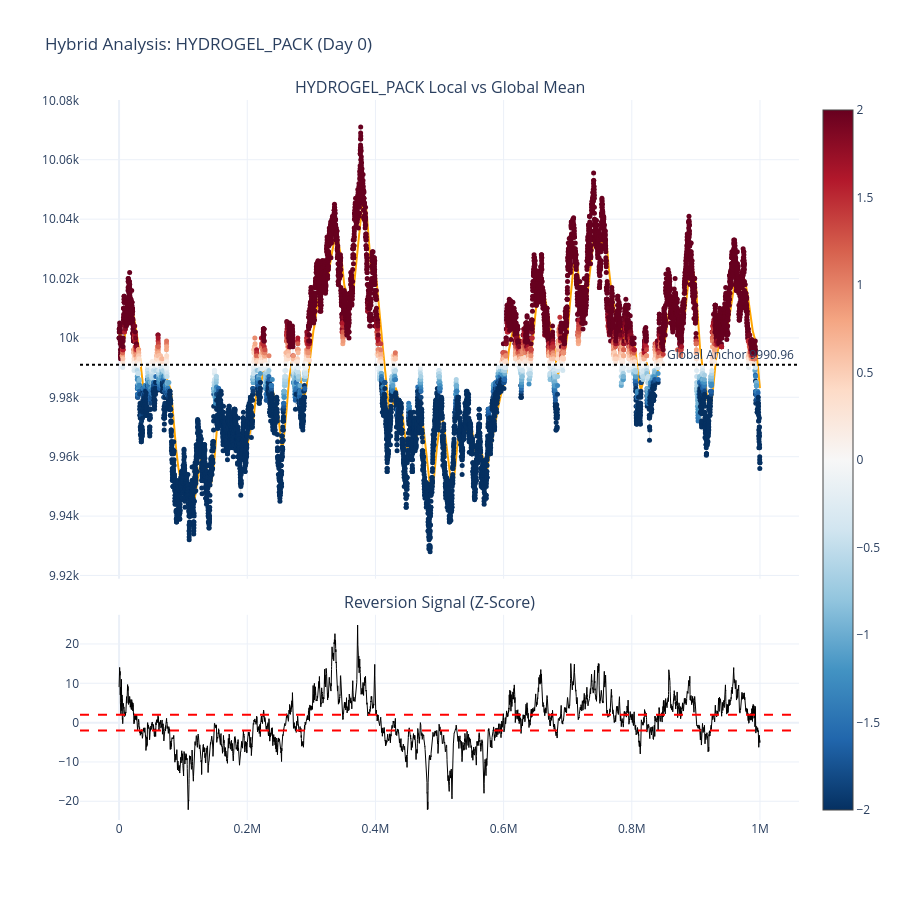
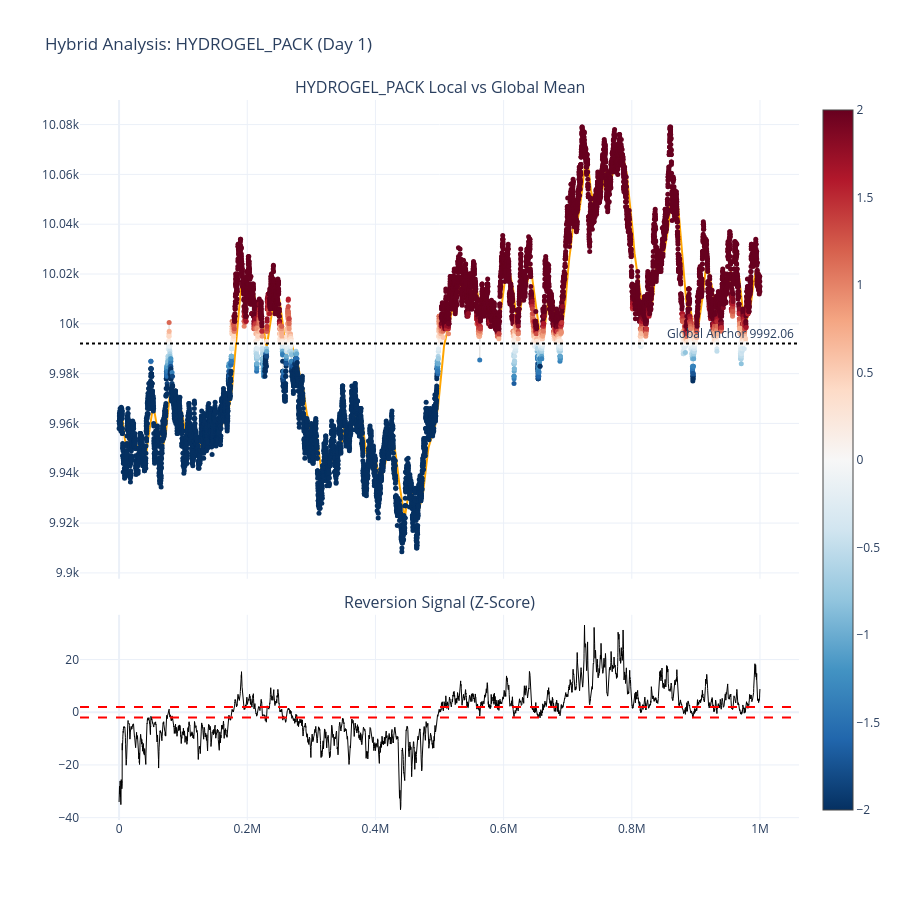
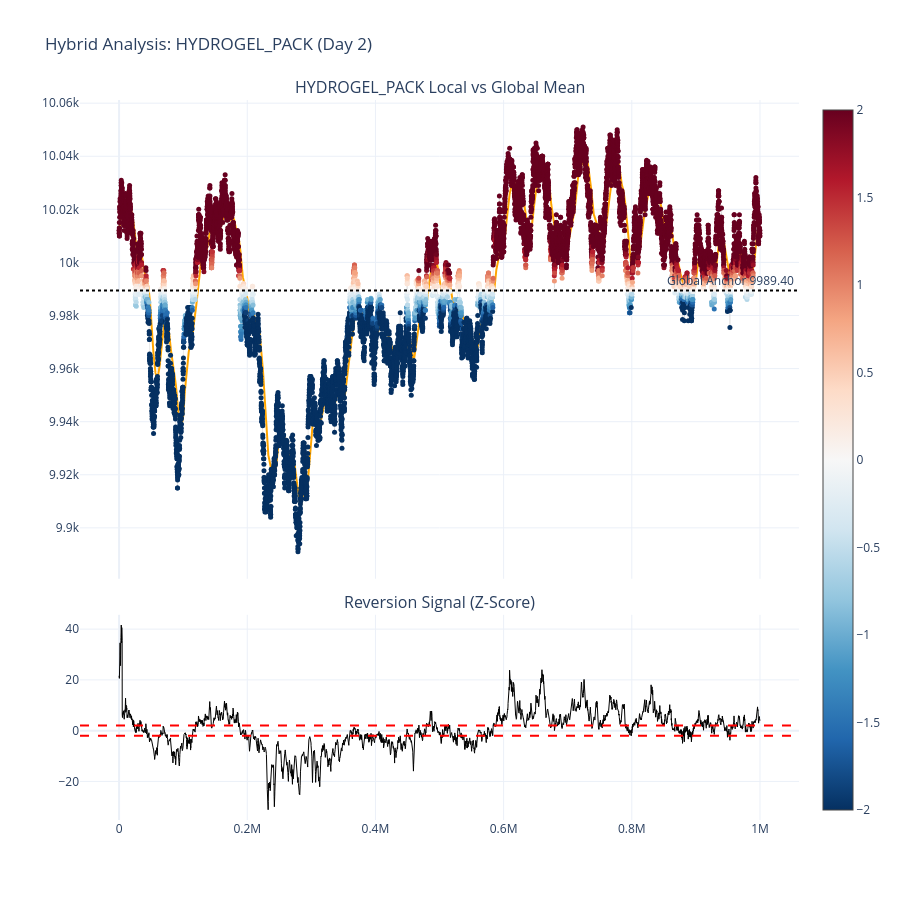

The cell these charts' notebook holds for them, in order:
### Code cell
import pandas as pd
import numpy as np
import plotly.graph_objects as go
from plotly.subplots import make_subplots

# --- Configuration ---
# Kalman Gain Control: 
# Increase R to make the Local Mean "stiffer" (slower to move)
# Increase Q to make the Local Mean "faster" (track spikes more closely)
Q_PROCESS = 1e-5 
R_MEASURE = 0.05 

WINDOW = 50      # For volatility calculation
Z_THRESHOLD = 2.0
products = ["HYDROGEL_PACK"]

def apply_kalman_local_mean(series, q=1e-5, r=0.01, global_mean=10000):
    """Tracks the 'Local' consensus price, ignoring micro-noise."""
    means = []
    curr_est = series.iloc[0] if not series.empty else global_mean
    error_est = 1.0
    for val in series:
        # Prediction step
        error_est += q
        # Update step
        kalman_gain = error_est / (error_est + r)
        curr_est = curr_est + kalman_gain * (val - curr_est)
        error_est = (1 - kalman_gain) * error_est
        means.append(curr_est)
    return pd.Series(means, index=series.index)

for day in [1, 2, 3]:
    subset = df_total[(df_total['product'].isin(products)) & (df_total['day'] == day)].copy()
    if subset.empty: continue
    
    # Cleaning
    subset['mid_price'] = subset['mid_price'].replace(0, np.nan).ffill()
    
    for product in products:
        prod_data = subset[subset['product'] == product].copy().sort_values('timestamp')

        global_mean = prod_data['mid_price'].mean() # Could also be a fixed value like 10k
        
        # 1. Local Anchor (The Kalman Filter)
        # This captures the "smaller mean reversions" around spikes
        prod_data['local_mean'] = apply_kalman_local_mean(prod_data['mid_price'], Q_PROCESS, R_MEASURE, global_mean)
        
        # 2. Volatility (Standard Deviation around the Local Mean)
        # We use a floor (1e-2) to prevent the Z-score from exploding in flat markets
        prod_data['rolling_std'] = prod_data['mid_price'].rolling(window=WINDOW).std().replace(0, np.nan).ffill().fillna(1.0)
        
        # 3. The Signal: Deviation from Local Mean
        prod_data['z_score'] = (prod_data['mid_price'] - global_mean) / prod_data['rolling_std']
        
        # 4. Global Bias: How far is our "Local Consensus" from the 10k "True North"?
        prod_data['global_bias'] = prod_data['local_mean'] - global_mean

        # --- Visualization ---
        fig = make_subplots(
            rows=2, cols=1, shared_xaxes=True, 
            vertical_spacing=0.05, row_heights=[0.7, 0.3],
            subplot_titles=(f"{product} Local vs Global Mean", "Reversion Signal (Z-Score)")
        )

        # Main Plot: Price & Means
        fig.add_trace(go.Scatter(x=prod_data['timestamp'], y=prod_data['mid_price'], 
                                 line=dict(color='rgba(200,200,200,0.4)', width=1), name='Market Price'), row=1, col=1)
        
        # Global  Anchor
        fig.add_hline(y=global_mean, line_dash="dot", line_color="black", annotation_text=f"Global Anchor {global_mean:.2f} ", row=1, col=1)
        
        # Local Kalman Mean
        fig.add_trace(go.Scatter(x=prod_data['timestamp'], y=prod_data['local_mean'], 
                                 line=dict(color='orange', width=2), name='Local Mean (Kalman)'), row=1, col=1)

        # Heatmap Markers
        fig.add_trace(go.Scatter(
            x=prod_data['timestamp'], y=prod_data['mid_price'],
            mode='markers', name='Trade Signal',
            marker=dict(
                size=5, color=prod_data['z_score'], colorscale='RdBu', reversescale=True,
                cmid=0, cmin=-Z_THRESHOLD, cmax=Z_THRESHOLD, showscale=True
            )
        ), row=1, col=1)

        # Z-Score Subplot
        fig.add_trace(go.Scatter(x=prod_data['timestamp'], y=prod_data['z_score'], 
                                 line=dict(color='black', width=1), name='Z-Score'), row=2, col=1)
        
        for v in [Z_THRESHOLD, -Z_THRESHOLD]:
            fig.add_hline(y=v, line_dash="dash", line_color="red", row=2, col=1)

        fig.update_layout(height=900, template='plotly_white', title_text=f"Hybrid Analysis: {product} (Day {day})", showlegend=False)
        fig.show()

### Figure 1 — Plotly figure (JSON) as saved in the notebook; plotly's stock layout.template omitted (floating-point values rounded to 4 significant figures; data arrays with more than 128 entries replaced by an {"elided": "..."} marker saying what was removed)
{"data": [{"line": {"color": "rgba(200,200,200,0.4)", "width": 1}, "name": "Market Price", "type": "scatter", "x": {"elided": "10000 int values"}, "xaxis": "x", "y": {"elided": "10000 float values"}, "yaxis": "y"}, {"line": {"color": "orange", "width": 2}, "name": "Local Mean (Kalman)", "type": "scatter", "x": {"elided": "10000 int values"}, "xaxis": "x", "y": {"elided": "10000 float values"}, "yaxis": "y"}, {"marker": {"cmax": 2, "cmid": 0, "cmin": -2, "color": {"elided": "10000 float values"}, "colorscale": [[0, "rgb(103,0,31)"], [0.1, "rgb(178,24,43)"], [0.2, "rgb(214,96,77)"], [0.3, "rgb(244,165,130)"], [0.4, "rgb(253,219,199)"], [0.5, "rgb(247,247,247)"], [0.6, "rgb(209,229,240)"], [0.7, "rgb(146,197,222)"], [0.8, "rgb(67,147,195)"], [0.9, "rgb(33,102,172)"], [1, "rgb(5,48,97)"]], "reversescale": true, "showscale": true, "size": 5}, "mode": "markers", "name": "Trade Signal", "type": "scatter", "x": {"elided": "10000 int values"}, "xaxis": "x", "y": {"elided": "10000 float values"}, "yaxis": "y"}, {"line": {"color": "black", "width": 1}, "name": "Z-Score", "type": "scatter", "x": {"elided": "10000 int values"}, "xaxis": "x2", "y": {"elided": "10000 float values"}, "yaxis": "y2"}], "layout": {"annotations": [{"font": {"size": 16}, "showarrow": false, "text": "HYDROGEL_PACK Local vs Global Mean", "x": 0.5, "xanchor": "center", "xref": "paper", "y": 1.0, "yanchor": "bottom", "yref": "paper"}, {"font": {"size": 16}, "showarrow": false, "text": "Reversion Signal (Z-Score)", "x": 0.5, "xanchor": "center", "xref": "paper", "y": 0.285, "yanchor": "bottom", "yref": "paper"}, {"showarrow": false, "text": "Global Anchor 9990.96 ", "x": 1, "xanchor": "right", "xref": "x domain", "y": 9991.0, "yanchor": "bottom", "yref": "y"}], "height": 900, "shapes": [{"line": {"color": "black", "dash": "dot"}, "type": "line", "x0": 0, "x1": 1, "xref": "x domain", "y0": 9991.0, "y1": 9991.0, "yref": "y"}, {"line": {"color": "red", "dash": "dash"}, "type": "line", "x0": 0, "x1": 1, "xref": "x2 domain", "y0": 2, "y1": 2, "yref": "y2"}, {"line": {"color": "red", "dash": "dash"}, "type": "line", "x0": 0, "x1": 1, "xref": "x2 domain", "y0": -2, "y1": -2, "yref": "y2"}], "showlegend": false, "title": {"text": "Hybrid Analysis: HYDROGEL_PACK (Day 0)"}, "xaxis": {"anchor": "y", "domain": [0, 1], "matches": "x2", "showticklabels": false}, "xaxis2": {"anchor": "y2", "domain": [0, 1]}, "yaxis": {"anchor": "x", "domain": [0.335, 1.0]}, "yaxis2": {"anchor": "x2", "domain": [0, 0.285]}}}

### Figure 2 — Plotly figure (JSON) as saved in the notebook; plotly's stock layout.template omitted (floating-point values rounded to 4 significant figures; data arrays with more than 128 entries replaced by an {"elided": "..."} marker saying what was removed)
{"data": [{"line": {"color": "rgba(200,200,200,0.4)", "width": 1}, "name": "Market Price", "type": "scatter", "x": {"elided": "10000 int values"}, "xaxis": "x", "y": {"elided": "10000 float values"}, "yaxis": "y"}, {"line": {"color": "orange", "width": 2}, "name": "Local Mean (Kalman)", "type": "scatter", "x": {"elided": "10000 int values"}, "xaxis": "x", "y": {"elided": "10000 float values"}, "yaxis": "y"}, {"marker": {"cmax": 2, "cmid": 0, "cmin": -2, "color": {"elided": "10000 float values"}, "colorscale": [[0, "rgb(103,0,31)"], [0.1, "rgb(178,24,43)"], [0.2, "rgb(214,96,77)"], [0.3, "rgb(244,165,130)"], [0.4, "rgb(253,219,199)"], [0.5, "rgb(247,247,247)"], [0.6, "rgb(209,229,240)"], [0.7, "rgb(146,197,222)"], [0.8, "rgb(67,147,195)"], [0.9, "rgb(33,102,172)"], [1, "rgb(5,48,97)"]], "reversescale": true, "showscale": true, "size": 5}, "mode": "markers", "name": "Trade Signal", "type": "scatter", "x": {"elided": "10000 int values"}, "xaxis": "x", "y": {"elided": "10000 float values"}, "yaxis": "y"}, {"line": {"color": "black", "width": 1}, "name": "Z-Score", "type": "scatter", "x": {"elided": "10000 int values"}, "xaxis": "x2", "y": {"elided": "10000 float values"}, "yaxis": "y2"}], "layout": {"annotations": [{"font": {"size": 16}, "showarrow": false, "text": "HYDROGEL_PACK Local vs Global Mean", "x": 0.5, "xanchor": "center", "xref": "paper", "y": 1.0, "yanchor": "bottom", "yref": "paper"}, {"font": {"size": 16}, "showarrow": false, "text": "Reversion Signal (Z-Score)", "x": 0.5, "xanchor": "center", "xref": "paper", "y": 0.285, "yanchor": "bottom", "yref": "paper"}, {"showarrow": false, "text": "Global Anchor 9992.06 ", "x": 1, "xanchor": "right", "xref": "x domain", "y": 9992.0, "yanchor": "bottom", "yref": "y"}], "height": 900, "shapes": [{"line": {"color": "black", "dash": "dot"}, "type": "line", "x0": 0, "x1": 1, "xref": "x domain", "y0": 9992.0, "y1": 9992.0, "yref": "y"}, {"line": {"color": "red", "dash": "dash"}, "type": "line", "x0": 0, "x1": 1, "xref": "x2 domain", "y0": 2, "y1": 2, "yref": "y2"}, {"line": {"color": "red", "dash": "dash"}, "type": "line", "x0": 0, "x1": 1, "xref": "x2 domain", "y0": -2, "y1": -2, "yref": "y2"}], "showlegend": false, "title": {"text": "Hybrid Analysis: HYDROGEL_PACK (Day 1)"}, "xaxis": {"anchor": "y", "domain": [0, 1], "matches": "x2", "showticklabels": false}, "xaxis2": {"anchor": "y2", "domain": [0, 1]}, "yaxis": {"anchor": "x", "domain": [0.335, 1.0]}, "yaxis2": {"anchor": "x2", "domain": [0, 0.285]}}}

### Figure 3 — Plotly figure (JSON) as saved in the notebook; plotly's stock layout.template omitted (floating-point values rounded to 4 significant figures; data arrays with more than 128 entries replaced by an {"elided": "..."} marker saying what was removed)
{"data": [{"line": {"color": "rgba(200,200,200,0.4)", "width": 1}, "name": "Market Price", "type": "scatter", "x": {"elided": "10000 int values"}, "xaxis": "x", "y": {"elided": "10000 float values"}, "yaxis": "y"}, {"line": {"color": "orange", "width": 2}, "name": "Local Mean (Kalman)", "type": "scatter", "x": {"elided": "10000 int values"}, "xaxis": "x", "y": {"elided": "10000 float values"}, "yaxis": "y"}, {"marker": {"cmax": 2, "cmid": 0, "cmin": -2, "color": {"elided": "10000 float values"}, "colorscale": [[0, "rgb(103,0,31)"], [0.1, "rgb(178,24,43)"], [0.2, "rgb(214,96,77)"], [0.3, "rgb(244,165,130)"], [0.4, "rgb(253,219,199)"], [0.5, "rgb(247,247,247)"], [0.6, "rgb(209,229,240)"], [0.7, "rgb(146,197,222)"], [0.8, "rgb(67,147,195)"], [0.9, "rgb(33,102,172)"], [1, "rgb(5,48,97)"]], "reversescale": true, "showscale": true, "size": 5}, "mode": "markers", "name": "Trade Signal", "type": "scatter", "x": {"elided": "10000 int values"}, "xaxis": "x", "y": {"elided": "10000 float values"}, "yaxis": "y"}, {"line": {"color": "black", "width": 1}, "name": "Z-Score", "type": "scatter", "x": {"elided": "10000 int values"}, "xaxis": "x2", "y": {"elided": "10000 float values"}, "yaxis": "y2"}], "layout": {"annotations": [{"font": {"size": 16}, "showarrow": false, "text": "HYDROGEL_PACK Local vs Global Mean", "x": 0.5, "xanchor": "center", "xref": "paper", "y": 1.0, "yanchor": "bottom", "yref": "paper"}, {"font": {"size": 16}, "showarrow": false, "text": "Reversion Signal (Z-Score)", "x": 0.5, "xanchor": "center", "xref": "paper", "y": 0.285, "yanchor": "bottom", "yref": "paper"}, {"showarrow": false, "text": "Global Anchor 9989.40 ", "x": 1, "xanchor": "right", "xref": "x domain", "y": 9989.0, "yanchor": "bottom", "yref": "y"}], "height": 900, "shapes": [{"line": {"color": "black", "dash": "dot"}, "type": "line", "x0": 0, "x1": 1, "xref": "x domain", "y0": 9989.0, "y1": 9989.0, "yref": "y"}, {"line": {"color": "red", "dash": "dash"}, "type": "line", "x0": 0, "x1": 1, "xref": "x2 domain", "y0": 2, "y1": 2, "yref": "y2"}, {"line": {"color": "red", "dash": "dash"}, "type": "line", "x0": 0, "x1": 1, "xref": "x2 domain", "y0": -2, "y1": -2, "yref": "y2"}], "showlegend": false, "title": {"text": "Hybrid Analysis: HYDROGEL_PACK (Day 2)"}, "xaxis": {"anchor": "y", "domain": [0, 1], "matches": "x2", "showticklabels": false}, "xaxis2": {"anchor": "y2", "domain": [0, 1]}, "yaxis": {"anchor": "x", "domain": [0.335, 1.0]}, "yaxis2": {"anchor": "x2", "domain": [0, 0.285]}}}
